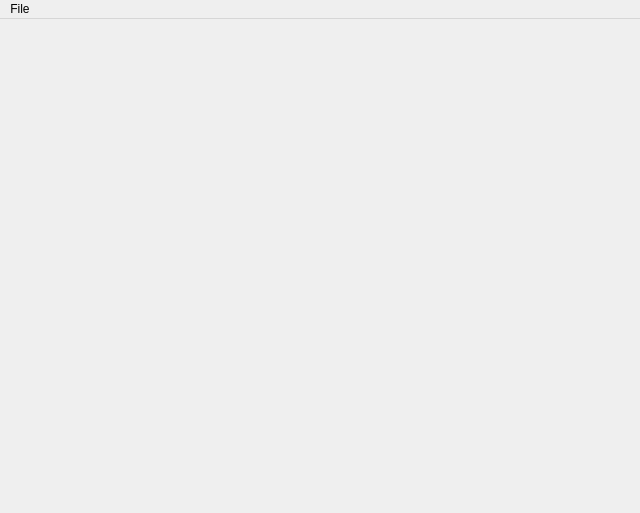
<?xml version="1.0" encoding="UTF-8"?>
<ui version="4.0">
 <class>MainWindow</class>
 <widget class="QMainWindow" name="MainWindow">
  <property name="geometry">
   <rect>
    <x>0</x>
    <y>0</y>
    <width>640</width>
    <height>513</height>
   </rect>
  </property>
  <property name="windowTitle">
   <string>Mandarine</string>
  </property>
  <widget class="QWidget" name="centralwidget"/>
  <widget class="QMenuBar" name="menubar">
   <property name="geometry">
    <rect>
     <x>0</x>
     <y>0</y>
     <width>640</width>
     <height>33</height>
    </rect>
   </property>
   <widget class="QMenu" name="menuFile">
    <property name="title">
     <string>File</string>
    </property>
    <widget class="QMenu" name="menuLaunch_Game">
     <property name="title">
      <string>Launch Game</string>
     </property>
     <addaction name="actionBIN_CUE"/>
     <addaction name="actionISO"/>
    </widget>
    <addaction name="menuLaunch_Game"/>
   </widget>
   <addaction name="menuFile"/>
  </widget>
  <action name="actionBIN_CUE">
   <property name="text">
    <string>BIN, CUE</string>
   </property>
  </action>
  <action name="actionISO">
   <property name="text">
    <string>ISO</string>
   </property>
  </action>
 </widget>
 <resources/>
 <connections/>
</ui>
